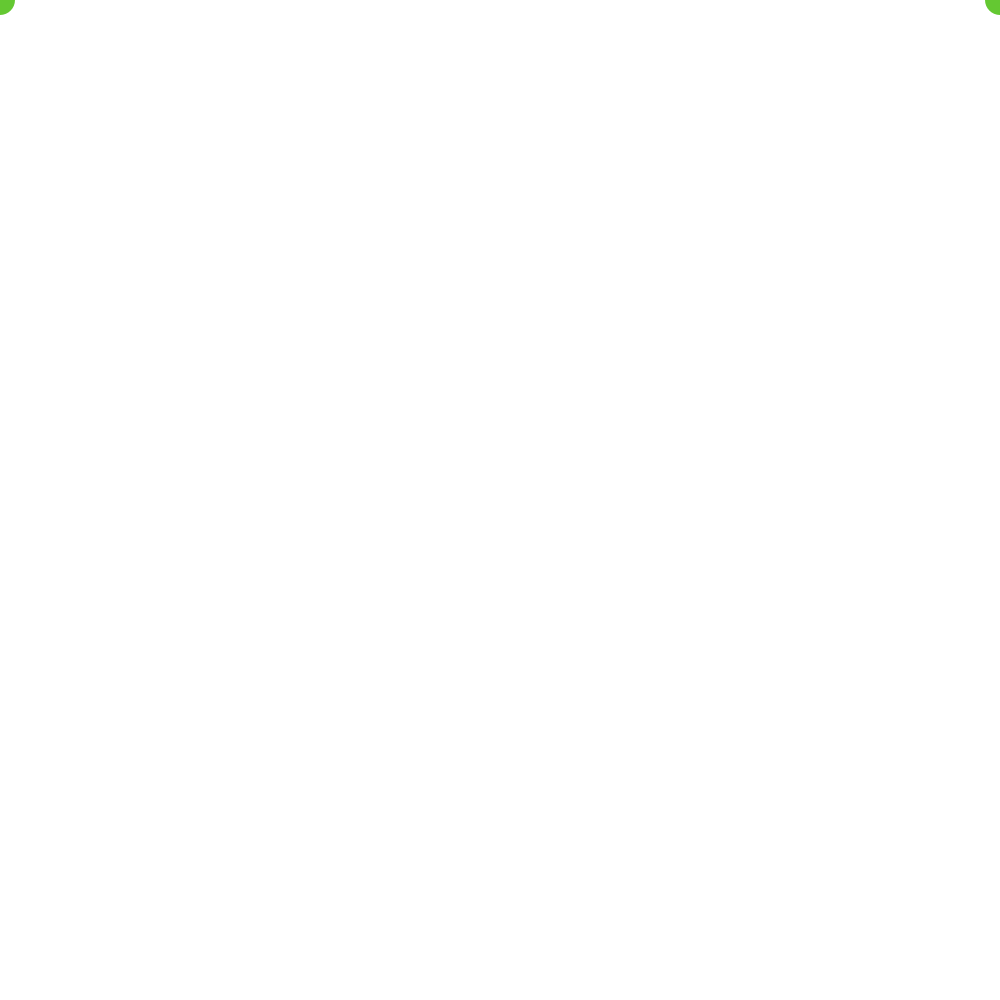
Frame 1 (no input)
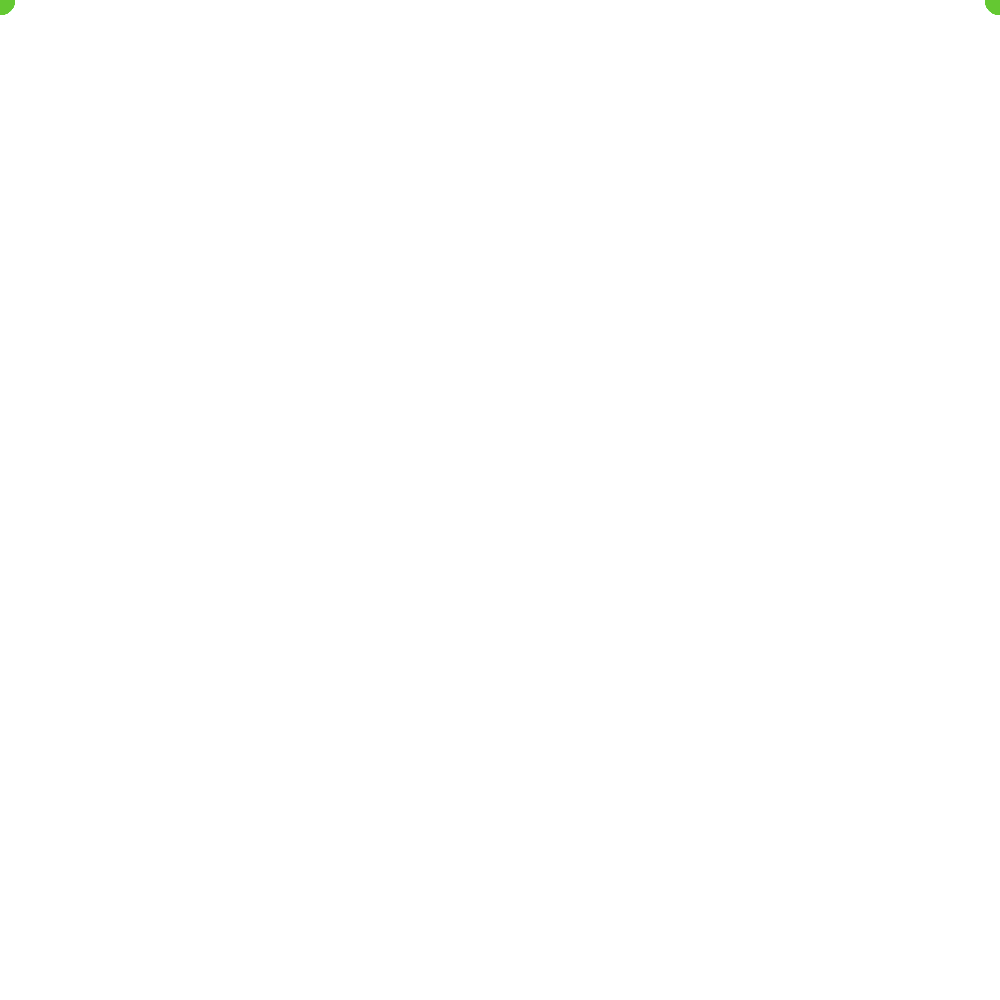
Frame 60 (the mouse pressed at the canvas centre just before this capture)
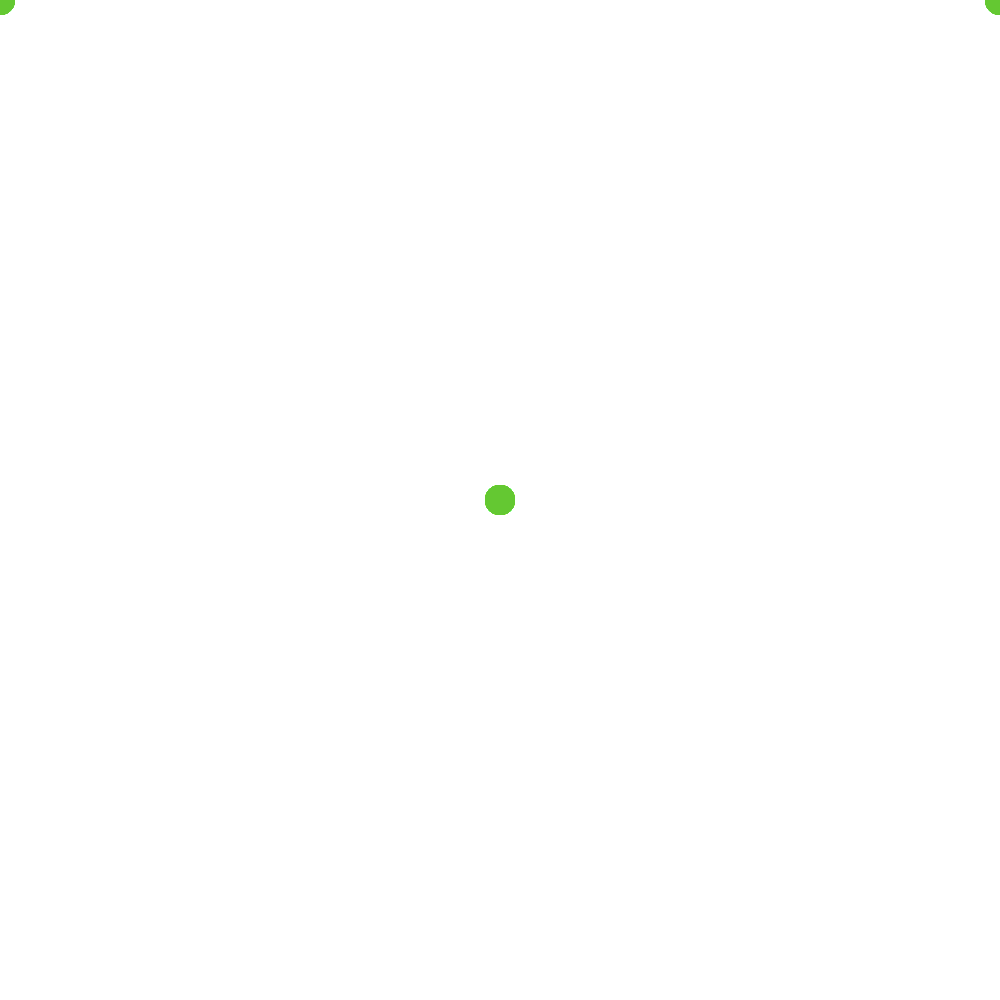
Frame 120 (the mouse held since frame 60 and released just before this capture)

The Processing sketch that drew these frames (run headless with seeded random() and noise(); from frame 60 on, the mouse is pressed at the canvas centre):

// Processing sketch: processing_30709
// ── processing_30709.pde

float tamanho;

void setup() {
  size(1000,1000);
  smooth();
  background(255,255,255);
  tamanho=0;

}

void draw() {
 // background(255,255,255);
 
 noStroke();
 fill(100,200,50);

 ellipse  (width-mouseY,mouseX,30,30);
  ellipse(mouseY,mouseX,30,30);
  

}

void mouseClicked() {
  background(255);
 // save("imagem.png");
 // endRecord();
  //exit();
}
